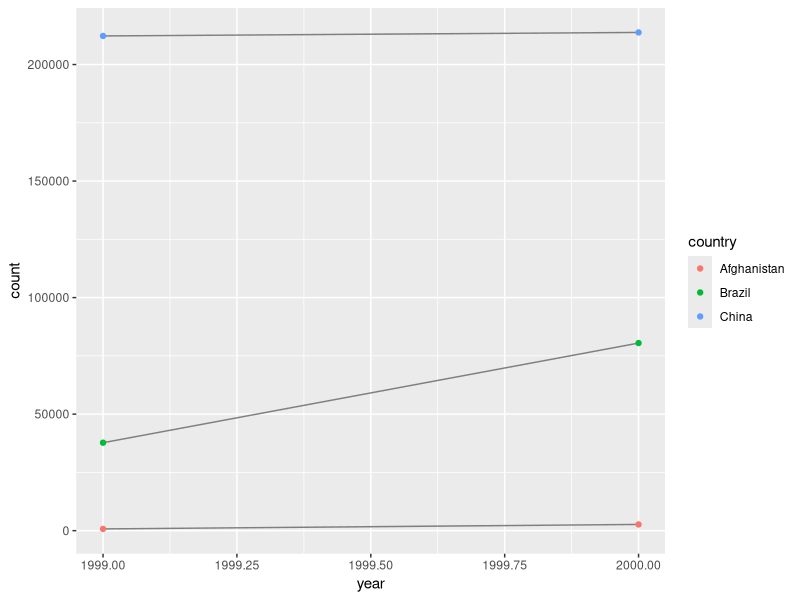
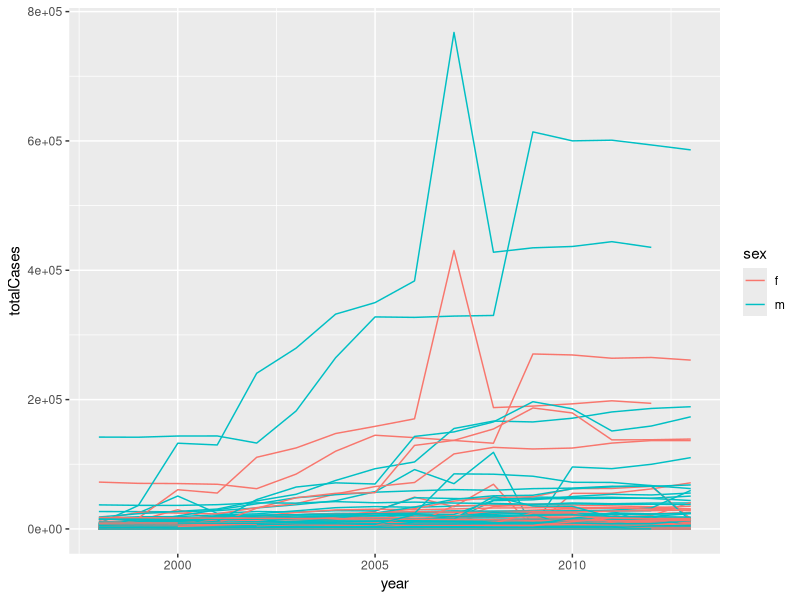

These charts were generated, in order, by the following R code:
## ---- chunk 1
knitr::opts_chunk$set(echo = TRUE)
## ---- chunk 2
library(tidyverse)
## ---- chunk 3
#--> Load data
library(tidyverse)

#--> Calculate rate on table2
# Pull out population for 1999
table2 %>%
  filter(year == 1999) %>%
  filter(type == "population") -> pop1999

# Pull out population for 2000
table2 %>%
  filter(year == 2000) %>%
  filter(type == "population") -> pop2000

# Pull out cases for 1999
table2 %>%
  filter(year == 1999) %>%
  filter(type == "cases") -> cases1999

# Pull out cases for 2000
table2 %>%
  filter(year == 2000) %>%
  filter(type == "cases") -> cases2000

# Compute the rate
rate1999 <- (cases1999$count / pop1999$count) * 10000
rate2000 <- (cases2000$count / pop2000$count) * 10000

# Put this into a tibble
tibble(
  country = c(unique(table2$country), unique(table2$country)),
  rate = c(rate1999, rate2000),
  year = c(rep(1999, 3), rep(2000, 3))
) -> tibble2

tibble2
## ---- chunk 4
#--> Perform the same process for table4a + table4b
table4a %>%
  select(country) %>%
  mutate(rate1999 = (table4a$`1999` / table4b$`1999`) * 10000) %>%
  mutate(rate2000 = (table4a$`2000` / table4b$`2000`) * 10000) -> tibble4

tibble4
## ---- chunk 5
#-- Libraries
library(ggplot2)

#--> Filter and plot
table2 %>%
  filter(type == "cases") %>%
  ggplot(aes(year, count)) +
  geom_line(aes(group = country), color = "grey50") +
  geom_point(aes(color = country ))
## ---- chunk 6
#--> Original (bad) code
#table4a %>%
#  gather(1999, 2000, key = "year", value = "cases")

table4a %>%
  gather('1999', '2000', key = "year", value = "cases")
## ---- chunk 7
#--> Original
preg <- tribble(
  ~pregnant, ~male, ~female,
  "yes", NA, 10,
  "no", 20, 12
)

#--> Fix it
preg %>%
  gather("male", "female", key = "gender", value = "count")
## ---- chunk 8
#--> Default
tibble(x = c("a,b,c", "d,e,f,g", "h,i,j")) %>%
  separate(x, c("one", "two", "three"))
tibble(x = c("a,b,c", "d,e", "f,g,i")) %>%
  separate(x, c("one", "two", "three"))

#--> extra = "drop"
tibble(x = c("a,b,c", "d,e,f,g", "h,i,j")) %>%
  separate(x, c("one", "two", "three"), extra = "drop")
tibble(x = c("a,b,c", "d,e", "f,g,i")) %>%
  separate(x, c("one", "two", "three"), extra = "drop")

#--> extra = "merge"
tibble(x = c("a,b,c", "d,e,f,g", "h,i,j")) %>%
  separate(x, c("one", "two", "three"), extra = "merge")
tibble(x = c("a,b,c", "d,e", "f,g,i")) %>%
  separate(x, c("one", "two", "three"), extra = "merge")

#--> fill = "right"
tibble(x = c("a,b,c", "d,e,f,g", "h,i,j")) %>%
  separate(x, c("one", "two", "three"), fill = "right")
tibble(x = c("a,b,c", "d,e", "f,g,i")) %>%
  separate(x, c("one", "two", "three"), fill = "right")

#--> fill = "left"
tibble(x = c("a,b,c", "d,e,f,g", "h,i,j")) %>%
  separate(x, c("one", "two", "three"), fill = "left")
tibble(x = c("a,b,c", "d,e", "f,g,i")) %>%
  separate(x, c("one", "two", "three"), fill = "left")
## ---- chunk 9
#--> Book example of unite()
table5 %>%
  unite(new, century, year, sep = "", remove = TRUE)

#--> unite() with remove = F
table5 %>%
  unite(new, century, year, sep = "", remove = FALSE)
## ---- chunk 10
#--> Recreate dataset
treatment <- tribble(
  ~person, ~treatment, ~response,
  "Derrick Whitmore", 1, 7,
  NA, 2, 10,
  NA, 3, 9,
  "Katherine Burke", 1, 4
)

#--> Default fill()
treatment %>%
  fill(person)

#--> Opposite direction
treatment %>%
  fill(person, .direction = "up")
## ---- chunk 11
#--> Rebuild Wickham's pipe from who dataset
library(stringr)

who1 <- who %>%
  gather(
    new_sp_m014:newrel_f65, key = "key",
    value = "cases",
    na.rm = TRUE
  )

head(who1)

#--> "mutate() step"
who2 <- who1 %>%
  mutate(key = stringr::str_replace(key, "newrel", "new_rel"))

head(who2)

#--> The part of the pipeline that's dependent on the above
who3 <- who2 %>%
  separate(key, c("new", "type", "sexage"), sep ="_")

head(who3)
## ---- chunk 12
#--> How many unique tuples of country, iso2, iso3 are there?
who %>%
  unite(new, country, iso2, iso3) -> who1

#--> Are there more tuples of country, iso2, iso3 than there are unique countries?
length(unique(who1$new)) == length(unique(who$country))
length(unique(who1$new))
## ---- chunk 13
#--> Rebuild the tidying pipeline
who1 <- who %>%
  gather(
    new_sp_m014:newrel_f65, key = "key",
    value = "cases",
    na.rm = TRUE
  )

who2 <- who1 %>%
  mutate(key = stringr::str_replace(key, "newrel", "new_rel"))

who3 <- who2 %>%
  separate(key, c("new", "type", "sexage"), sep ="_")

who4 <- who3 %>%
  select(-new, -iso2, -iso3)

who5 <- who4 %>%
  separate(sexage, c("sex", "age"), sep = 1)

#--> Count how many cases, irregardless of "type"
who5 %>%
  group_by(country, year, sex) %>%
  summarise(totalCases = sum(cases)) %>%
  unite(countrySex, country, sex, remove = FALSE) -> who6

#--> Plot
who6 %>%
  filter(year > 1997) %>%
  ggplot(aes(x = year, y = totalCases, group = countrySex, color = sex)) +
  geom_line()
  
